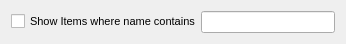
<?xml version="1.0" encoding="UTF-8"?>
<ui version="4.0">
 <class>idfilter</class>
 <widget class="QWidget" name="idfilter">
  <property name="windowModality">
   <enum>Qt::ApplicationModal</enum>
  </property>
  <property name="geometry">
   <rect>
    <x>0</x>
    <y>0</y>
    <width>346</width>
    <height>42</height>
   </rect>
  </property>
  <property name="font">
   <font>
    <pointsize>8</pointsize>
   </font>
  </property>
  <property name="windowTitle">
   <string>Filter</string>
  </property>
  <layout class="QGridLayout" name="gridLayout">
   <property name="horizontalSpacing">
    <number>0</number>
   </property>
   <item row="0" column="0">
    <widget class="QCheckBox" name="checkBox">
     <property name="text">
      <string>Show Items where name contains</string>
     </property>
    </widget>
   </item>
   <item row="0" column="1">
    <widget class="QLineEdit" name="lineEdit"/>
   </item>
  </layout>
 </widget>
 <resources/>
 <connections>
  <connection>
   <sender>checkBox</sender>
   <signal>toggled(bool)</signal>
   <receiver>lineEdit</receiver>
   <slot>setEnabled(bool)</slot>
   <hints>
    <hint type="sourcelabel">
     <x>116</x>
     <y>119</y>
    </hint>
    <hint type="destinationlabel">
     <x>267</x>
     <y>119</y>
    </hint>
   </hints>
  </connection>
 </connections>
</ui>
